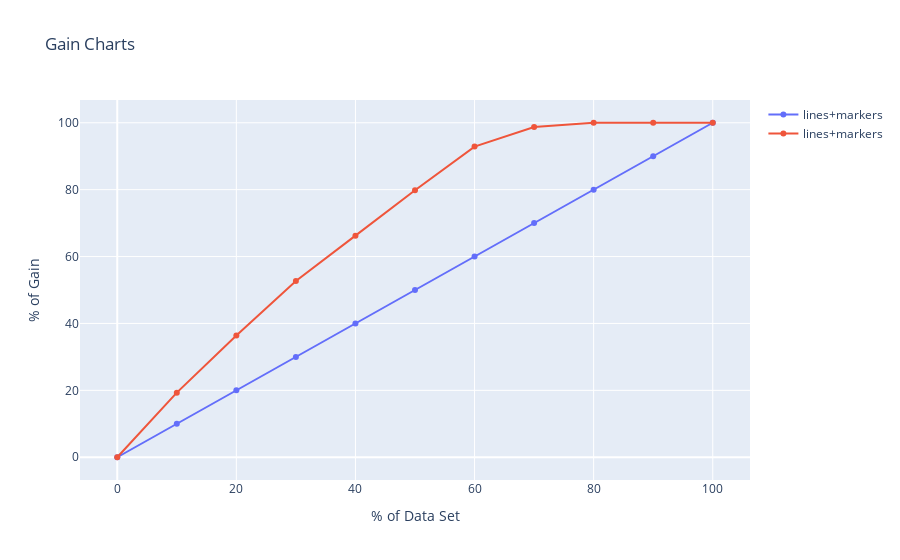

Source (notebook cell):
### Markdown cell above
Gain Chart

### Code cell
gain = lift.Gain.tolist()
gain.insert(0,0)
fig = go.Figure()
fig.add_trace(go.Scatter(x=list(range(0,100+10,10)), y=list(range(0,100+10,10)),
                    mode='lines+markers',
                    name='lines+markers'))
fig.add_trace(go.Scatter(x=list(range(0,100+10,10)), y=gain,
                    mode='lines+markers',
                    name='lines+markers'))

fig.update_xaxes(
        title_text = "% of Data Set",
)

fig.update_yaxes(
        title_text = "% of Gain",
        )
fig.update_layout(title='Gain Charts',)

fig.show()

### Figure 1 — Plotly figure (JSON) as saved in the notebook; plotly's stock layout.template omitted (floating-point values rounded to 4 significant figures)
{"data": [{"mode": "lines+markers", "name": "lines+markers", "type": "scatter", "x": [0, 10, 20, 30, 40, 50, 60, 70, 80, 90, 100], "y": [0, 10, 20, 30, 40, 50, 60, 70, 80, 90, 100]}, {"mode": "lines+markers", "name": "lines+markers", "type": "scatter", "x": [0, 10, 20, 30, 40, 50, 60, 70, 80, 90, 100], "y": [0, 19.32, 36.41, 52.69, 66.25, 79.82, 92.86, 98.7, 99.99, 100.0, 100.0]}], "layout": {"title": {"text": "Gain Charts"}, "xaxis": {"title": {"text": "% of Data Set"}}, "yaxis": {"title": {"text": "% of Gain"}}}}
